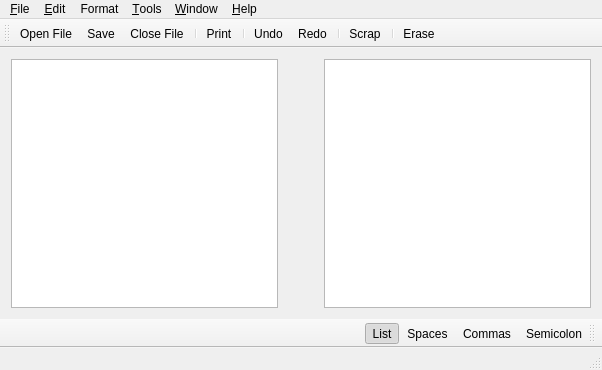
<?xml version="1.0" encoding="UTF-8"?>
<ui version="4.0">
 <class>QEmailScrapper</class>
 <widget class="QMainWindow" name="QEmailScrapper">
  <property name="geometry">
   <rect>
    <x>0</x>
    <y>0</y>
    <width>602</width>
    <height>370</height>
   </rect>
  </property>
  <property name="windowTitle">
   <string>QEmailScrapper</string>
  </property>
  <widget class="QWidget" name="centralWidget">
   <layout class="QGridLayout" name="gridLayout">
    <item row="0" column="0">
     <layout class="QHBoxLayout" name="horizontalLayout">
      <item>
       <widget class="QPlainTextEdit" name="mui_unscrapped_text"/>
      </item>
      <item>
       <spacer name="horizontalSpacer">
        <property name="orientation">
         <enum>Qt::Horizontal</enum>
        </property>
        <property name="sizeType">
         <enum>QSizePolicy::Fixed</enum>
        </property>
        <property name="sizeHint" stdset="0">
         <size>
          <width>40</width>
          <height>20</height>
         </size>
        </property>
       </spacer>
      </item>
      <item>
       <widget class="QPlainTextEdit" name="mui_scrapped_text">
        <property name="enabled">
         <bool>true</bool>
        </property>
        <property name="sizePolicy">
         <sizepolicy hsizetype="Expanding" vsizetype="Expanding">
          <horstretch>0</horstretch>
          <verstretch>0</verstretch>
         </sizepolicy>
        </property>
       </widget>
      </item>
     </layout>
    </item>
   </layout>
  </widget>
  <widget class="QMenuBar" name="menuBar">
   <property name="geometry">
    <rect>
     <x>0</x>
     <y>0</y>
     <width>602</width>
     <height>25</height>
    </rect>
   </property>
   <widget class="QMenu" name="menu_File">
    <property name="title">
     <string>&amp;File</string>
    </property>
    <addaction name="actionOpenFile"/>
    <addaction name="separator"/>
    <addaction name="actionSave"/>
    <addaction name="actionSaveScrappedFileAs"/>
    <addaction name="separator"/>
    <addaction name="actionPrint"/>
    <addaction name="separator"/>
    <addaction name="actionCloseFile"/>
    <addaction name="actionExit"/>
   </widget>
   <widget class="QMenu" name="menu_Help">
    <property name="title">
     <string>&amp;Help</string>
    </property>
    <addaction name="actionAboutQEmailScrapper"/>
   </widget>
   <widget class="QMenu" name="menu_Tools">
    <property name="title">
     <string>&amp;Tools</string>
    </property>
    <addaction name="actionScrap"/>
    <addaction name="separator"/>
    <addaction name="actionErase"/>
    <addaction name="separator"/>
   </widget>
   <widget class="QMenu" name="menu_Edit">
    <property name="title">
     <string>&amp;Edit</string>
    </property>
    <widget class="QMenu" name="menuAdvanced">
     <property name="title">
      <string>Advanced</string>
     </property>
     <addaction name="actionGotoBlockStart"/>
     <addaction name="actionGotoBlockEnd"/>
     <addaction name="separator"/>
     <addaction name="actionZoomIn"/>
     <addaction name="actionZoomOut"/>
     <addaction name="actionZoomReset"/>
    </widget>
    <widget class="QMenu" name="menuType_Here">
     <property name="title">
      <string>Type Here</string>
     </property>
    </widget>
    <addaction name="actionUndo"/>
    <addaction name="actionRedo"/>
    <addaction name="separator"/>
    <addaction name="actionCut"/>
    <addaction name="actionCopy"/>
    <addaction name="actionPaste"/>
    <addaction name="actionDelete"/>
    <addaction name="separator"/>
    <addaction name="actionSelectAll"/>
    <addaction name="separator"/>
    <addaction name="menuAdvanced"/>
    <addaction name="menuType_Here"/>
   </widget>
   <widget class="QMenu" name="menu_Window">
    <property name="title">
     <string>&amp;Window</string>
    </property>
    <addaction name="actionFullScreen"/>
    <addaction name="actionShowTopToolbar"/>
    <addaction name="actionShowBottomToolbar"/>
    <addaction name="separator"/>
   </widget>
   <widget class="QMenu" name="menuFormat">
    <property name="title">
     <string>Format</string>
    </property>
    <addaction name="actionList"/>
    <addaction name="actionSpaces"/>
    <addaction name="actionCommas"/>
    <addaction name="actionSemicolon"/>
   </widget>
   <addaction name="menu_File"/>
   <addaction name="menu_Edit"/>
   <addaction name="menuFormat"/>
   <addaction name="menu_Tools"/>
   <addaction name="menu_Window"/>
   <addaction name="menu_Help"/>
  </widget>
  <widget class="QStatusBar" name="statusBar"/>
  <widget class="QToolBar" name="mainToolBar">
   <attribute name="toolBarArea">
    <enum>TopToolBarArea</enum>
   </attribute>
   <attribute name="toolBarBreak">
    <bool>false</bool>
   </attribute>
   <addaction name="actionOpenFile"/>
   <addaction name="actionSave"/>
   <addaction name="actionCloseFile"/>
   <addaction name="separator"/>
   <addaction name="actionPrint"/>
   <addaction name="separator"/>
   <addaction name="actionUndo"/>
   <addaction name="actionRedo"/>
   <addaction name="separator"/>
   <addaction name="actionScrap"/>
   <addaction name="separator"/>
   <addaction name="actionErase"/>
  </widget>
  <widget class="QToolBar" name="toolBar">
   <property name="font">
    <font>
     <underline>false</underline>
    </font>
   </property>
   <property name="windowTitle">
    <string>toolBar</string>
   </property>
   <property name="layoutDirection">
    <enum>Qt::RightToLeft</enum>
   </property>
   <attribute name="toolBarArea">
    <enum>BottomToolBarArea</enum>
   </attribute>
   <attribute name="toolBarBreak">
    <bool>false</bool>
   </attribute>
   <addaction name="actionSemicolon"/>
   <addaction name="actionCommas"/>
   <addaction name="actionSpaces"/>
   <addaction name="actionList"/>
  </widget>
  <action name="actionOpenFile">
   <property name="text">
    <string>&amp;Open File...</string>
   </property>
   <property name="shortcut">
    <string>Ctrl+O</string>
   </property>
  </action>
  <action name="actionCloseFile">
   <property name="text">
    <string>&amp;Close File</string>
   </property>
  </action>
  <action name="actionSaveScrappedFileAs">
   <property name="text">
    <string>Save Scrapped File &amp;as...</string>
   </property>
   <property name="shortcut">
    <string>Ctrl+Shift+S</string>
   </property>
  </action>
  <action name="actionPrint">
   <property name="text">
    <string>&amp;Print...</string>
   </property>
  </action>
  <action name="actionExit">
   <property name="text">
    <string>E&amp;xit</string>
   </property>
   <property name="shortcut">
    <string>Ctrl+Q</string>
   </property>
  </action>
  <action name="actionSave">
   <property name="text">
    <string>&amp;Save</string>
   </property>
   <property name="shortcut">
    <string>Ctrl+S</string>
   </property>
  </action>
  <action name="actionSpaces">
   <property name="checkable">
    <bool>true</bool>
   </property>
   <property name="text">
    <string>&amp;Spaces</string>
   </property>
   <property name="toolTip">
    <string>Spaces</string>
   </property>
  </action>
  <action name="actionList">
   <property name="checkable">
    <bool>true</bool>
   </property>
   <property name="checked">
    <bool>true</bool>
   </property>
   <property name="text">
    <string>&amp;List</string>
   </property>
   <property name="toolTip">
    <string>List</string>
   </property>
  </action>
  <action name="actionCommas">
   <property name="checkable">
    <bool>true</bool>
   </property>
   <property name="text">
    <string>&amp;Commas</string>
   </property>
  </action>
  <action name="actionSemicolon">
   <property name="checkable">
    <bool>true</bool>
   </property>
   <property name="text">
    <string>Semicolo&amp;n</string>
   </property>
   <property name="toolTip">
    <string>Semicolon</string>
   </property>
  </action>
  <action name="actionContents">
   <property name="text">
    <string>Contents</string>
   </property>
  </action>
  <action name="actionAboutQEmailScrapper">
   <property name="text">
    <string>About QEmailScrapper</string>
   </property>
  </action>
  <action name="actionScrap">
   <property name="text">
    <string>&amp;Scrap</string>
   </property>
  </action>
  <action name="actionErase">
   <property name="text">
    <string>&amp;Erase</string>
   </property>
  </action>
  <action name="actionUndo">
   <property name="text">
    <string>&amp;Undo</string>
   </property>
   <property name="shortcut">
    <string>Ctrl+Z</string>
   </property>
  </action>
  <action name="actionRedo">
   <property name="text">
    <string>Redo</string>
   </property>
   <property name="toolTip">
    <string>&amp;Redo</string>
   </property>
   <property name="shortcut">
    <string>Ctrl+Y</string>
   </property>
  </action>
  <action name="actionCut">
   <property name="text">
    <string>Cu&amp;t</string>
   </property>
   <property name="shortcut">
    <string>Ctrl+X</string>
   </property>
  </action>
  <action name="actionCopy">
   <property name="text">
    <string>&amp;Copy</string>
   </property>
   <property name="shortcut">
    <string>Ctrl+C</string>
   </property>
  </action>
  <action name="actionPaste">
   <property name="text">
    <string>&amp;Paste</string>
   </property>
   <property name="shortcut">
    <string>Ctrl+V</string>
   </property>
  </action>
  <action name="actionFullScreen">
   <property name="checkable">
    <bool>true</bool>
   </property>
   <property name="text">
    <string>Full Screen</string>
   </property>
   <property name="shortcut">
    <string>F11</string>
   </property>
  </action>
  <action name="actionDelete">
   <property name="text">
    <string>&amp;Delete</string>
   </property>
  </action>
  <action name="actionSelectAll">
   <property name="text">
    <string>Select &amp;All</string>
   </property>
   <property name="shortcut">
    <string>Ctrl+A</string>
   </property>
  </action>
  <action name="actionShowTopToolbar">
   <property name="checkable">
    <bool>true</bool>
   </property>
   <property name="checked">
    <bool>true</bool>
   </property>
   <property name="text">
    <string>Show &amp;Top Toolbar</string>
   </property>
  </action>
  <action name="actionShowBottomToolbar">
   <property name="checkable">
    <bool>true</bool>
   </property>
   <property name="checked">
    <bool>true</bool>
   </property>
   <property name="text">
    <string>Show &amp;Bottom Toolbar</string>
   </property>
  </action>
  <action name="actionGotoBlockStart">
   <property name="text">
    <string>Go to Block Start</string>
   </property>
  </action>
  <action name="actionGotoBlockEnd">
   <property name="text">
    <string>Go to Block End</string>
   </property>
  </action>
  <action name="actionZoomIn">
   <property name="text">
    <string>Zoom In</string>
   </property>
   <property name="toolTip">
    <string>Zoom In</string>
   </property>
   <property name="shortcut">
    <string>Ctrl++</string>
   </property>
  </action>
  <action name="actionZoomOut">
   <property name="text">
    <string>Zoom Out</string>
   </property>
   <property name="toolTip">
    <string>Zoom Out</string>
   </property>
   <property name="shortcut">
    <string>Ctrl+-</string>
   </property>
  </action>
  <action name="actionZoomReset">
   <property name="text">
    <string>Zoom Reset</string>
   </property>
   <property name="shortcut">
    <string>Ctrl+0</string>
   </property>
  </action>
 </widget>
 <layoutdefault spacing="6" margin="11"/>
 <resources/>
 <connections>
  <connection>
   <sender>actionExit</sender>
   <signal>triggered(bool)</signal>
   <receiver>QEmailScrapper</receiver>
   <slot>close()</slot>
   <hints>
    <hint type="sourcelabel">
     <x>-1</x>
     <y>-1</y>
    </hint>
    <hint type="destinationlabel">
     <x>300</x>
     <y>184</y>
    </hint>
   </hints>
  </connection>
 </connections>
</ui>
